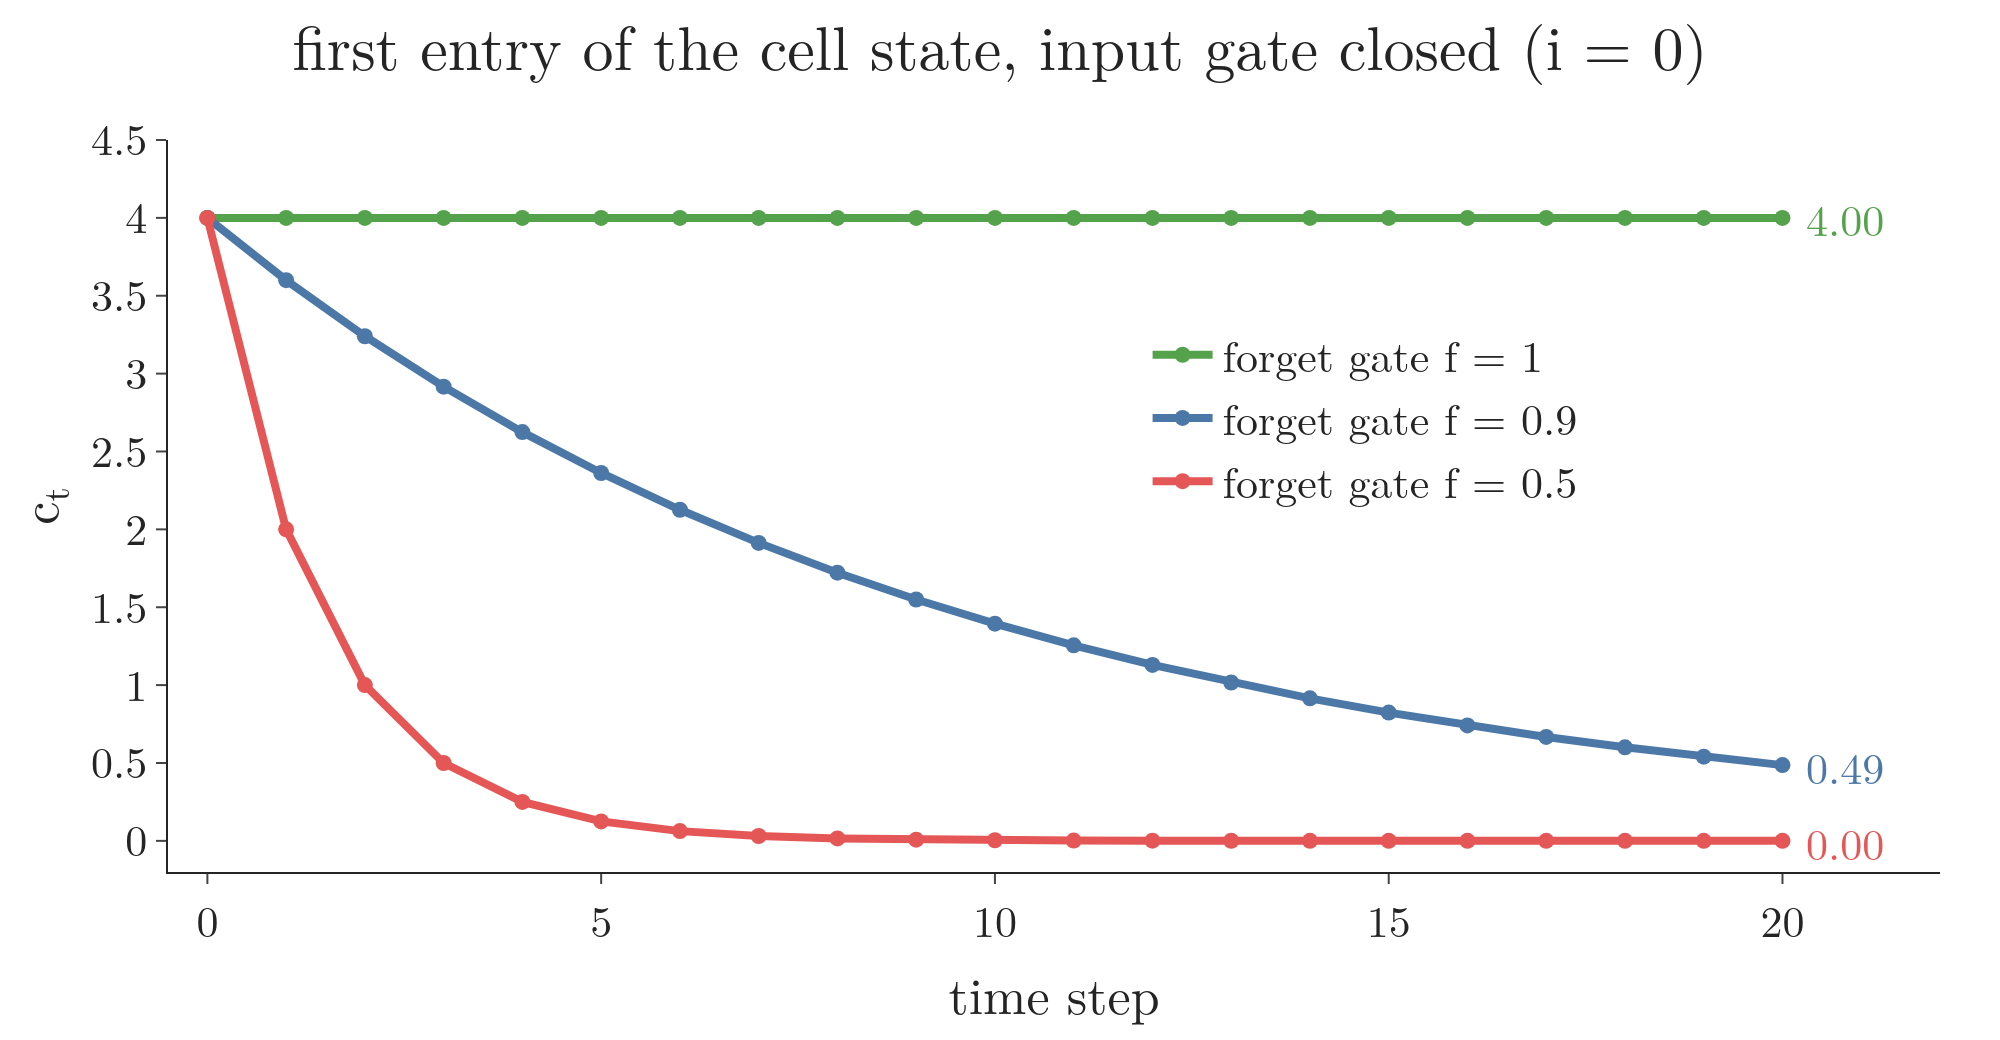

Reproduce this figure in Python.
"""Section 6.4: with the input gate closed (i_t = 0), the cell state after t steps is f^t times its start.
First entry of the Note's c = [4, 5, 6], for a forget gate of 1, 0.9 and 0.5 held for 20 time steps.
Run: python carry.py  -> carry.png (Plotly: values changing over time steps, one line per setting)"""
from pathlib import Path

import numpy as np
import plotly.graph_objects as go

from common import BLUE, GREEN, RED

HERE = Path(__file__).parent
c0, steps = np.array([4.0, 5.0, 6.0]), np.arange(0, 21)
runs = {}
for f, colour in ((1.0, GREEN), (0.9, BLUE), (0.5, RED)):
    c, path = c0.copy(), [c0[0]]
    for _ in steps[1:]:
        c = f * c                                         # c_t = f ⊙ c_{t-1} + i ⊙ c~_t with i = 0
        path.append(c[0])
    runs[f] = (np.array(path), colour)
    if f == 1.0:
        assert np.array_equal(c, c0)                      # the Note's example: [4, 5, 6] comes out unchanged
assert np.isclose(runs[0.9][0][20], 4 * 0.9 ** 20) and round(runs[0.9][0][20], 2) == 0.49

fig = go.Figure()
for f, (path, colour) in runs.items():
    fig.add_trace(go.Scatter(x=steps, y=path, mode="lines+markers", line=dict(color=colour, width=4),
                             marker=dict(size=8), name=f"forget gate f = {f:g}"))
    fig.add_annotation(x=20, y=path[-1], text=f"{path[-1]:.2f}", showarrow=False, xanchor="left", xshift=10,
                       font=dict(color=colour, size=22))
fig.update_layout(template="simple_white", width=1000, height=520, font=dict(family="Latin Modern Roman", size=22),
                  title=dict(text="first entry of the cell state, input gate closed (i = 0)", x=0.5),
                  xaxis=dict(title="time step", range=[-0.5, 22]), yaxis=dict(title="c<sub>t</sub>", range=[-0.2, 4.5]),
                  legend=dict(x=0.55, y=0.62), margin=dict(l=70, r=30, t=70, b=60))

if __name__ == "__main__":
    fig.write_image(HERE / "carry.png", scale=2)
